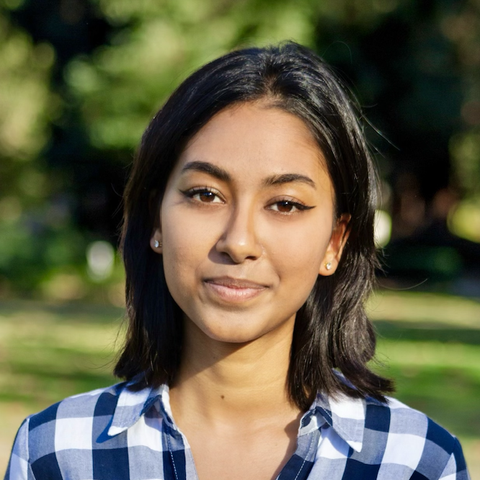
#> input picture assets/img/me.png, 480 x 480 px
$ python headshot.py ../assets/img/me.png
#> lines starting #> are read from the running program, lines starting #| are printed output that depends on the picture
#!/usr/bin/env python3
"""Turn a real photo into the pixel-art headshot the site expects.

    python3 tools/headshot.py ~/Desktop/headshot.jpg

Centre-crops to a square, biased upward so a portrait keeps its head, and
writes assets/img/me.png at 480x480 — twice the 240px frame, so it stays
sharp on retina screens.
"""
import os, sys
from PIL import Image

OUT_PX = 480      # 2x the 240px frame, for retina sharpness
ZOOM = 0.96       # <1 crops in tighter so the face fills the frame
HEAD_BIAS = 0.24  # 0.5 = dead centre; lower keeps more headroom

def main():
    if len(sys.argv) < 2:
        sys.exit(__doc__)
    src = os.path.expanduser(sys.argv[1])
    if not os.path.exists(src):
        sys.exit(f"no such file: {src}")

    out = os.path.normpath(os.path.join(
        os.path.dirname(os.path.abspath(__file__)), "..", "assets", "img", "me.png"))

    im = Image.open(src)
#> im is the input picture: PIL image 480x480 RGB; mean R, G, B 98.6, 95.3, 70.9
    im = im.convert("RGB")

    # square crop, weighted toward the top of the frame
    w, h = im.size
#> w = 480; h = 480
    side = int(min(w, h) * ZOOM)
#> side = 460
    left = (w - side) // 2
#> left = 10
    top = int((h - side) * HEAD_BIAS)
#> top = 4
    im = im.crop((left, top, left + side, top + side))
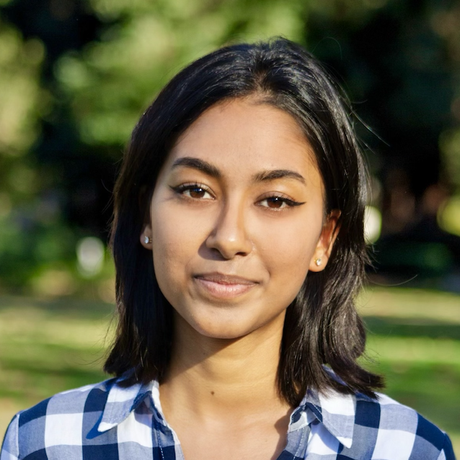
#> im: PIL image 460x460 RGB; mean R, G, B 98.1, 93.9, 69

    im = im.resize((OUT_PX, OUT_PX), Image.LANCZOS)
#> im: PIL image 480x480 RGB

    im.save(out)
    print(f"wrote {out}  {OUT_PX}x{OUT_PX}  (from a {side}x{side} crop)")
#| wrote assets/img/me.png  480x480  (from a 460x460 crop)
    print("preview it, then: git add -A && git commit && git push")

if __name__ == "__main__":
    main()
